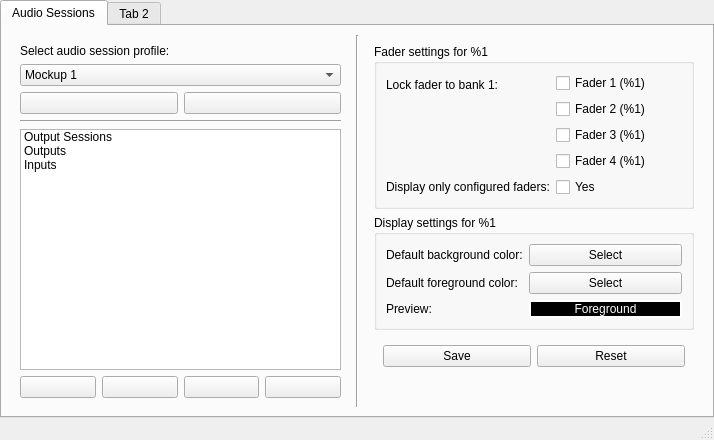
<?xml version="1.0" encoding="UTF-8"?>
<ui version="4.0">
 <class>MainWindow</class>
 <widget class="QMainWindow" name="MainWindow">
  <property name="geometry">
   <rect>
    <x>0</x>
    <y>0</y>
    <width>714</width>
    <height>434</height>
   </rect>
  </property>
  <property name="windowTitle">
   <string>Application Mixer Server</string>
  </property>
  <widget class="QWidget" name="centralwidget">
   <layout class="QHBoxLayout" name="horizontalLayout_2">
    <property name="leftMargin">
     <number>0</number>
    </property>
    <property name="topMargin">
     <number>0</number>
    </property>
    <property name="rightMargin">
     <number>0</number>
    </property>
    <property name="bottomMargin">
     <number>0</number>
    </property>
    <item>
     <widget class="QTabWidget" name="tabWidget">
      <property name="currentIndex">
       <number>0</number>
      </property>
      <widget class="QWidget" name="tabSessionSetting">
       <attribute name="title">
        <string>Audio Sessions</string>
       </attribute>
       <layout class="QHBoxLayout" name="horizontalLayout_3">
        <item>
         <widget class="QWidget" name="widget_3" native="true">
          <layout class="QVBoxLayout" name="verticalLayout_2">
           <item>
            <widget class="QLabel" name="label">
             <property name="text">
              <string>Select audio session profile:</string>
             </property>
            </widget>
           </item>
           <item>
            <widget class="QComboBox" name="profileSelector">
             <item>
              <property name="text">
               <string>Mockup 1</string>
              </property>
             </item>
             <item>
              <property name="text">
               <string>Mockup 2</string>
              </property>
             </item>
            </widget>
           </item>
           <item>
            <widget class="QWidget" name="widget_4" native="true">
             <layout class="QHBoxLayout" name="horizontalLayout_5">
              <property name="leftMargin">
               <number>0</number>
              </property>
              <property name="topMargin">
               <number>0</number>
              </property>
              <property name="rightMargin">
               <number>0</number>
              </property>
              <property name="bottomMargin">
               <number>0</number>
              </property>
              <item>
               <widget class="QPushButton" name="buttonProfileAdd">
                <property name="icon">
                 <iconset resource="../../res/ressources.qrc">
                  <normaloff>:/imgs/add-icon.png</normaloff>:/imgs/add-icon.png</iconset>
                </property>
               </widget>
              </item>
              <item>
               <widget class="QPushButton" name="buttonProfileDel">
                <property name="icon">
                 <iconset resource="../../res/ressources.qrc">
                  <normaloff>:/imgs/delete-icon.png</normaloff>:/imgs/delete-icon.png</iconset>
                </property>
               </widget>
              </item>
             </layout>
            </widget>
           </item>
           <item>
            <widget class="Line" name="line_2">
             <property name="orientation">
              <enum>Qt::Horizontal</enum>
             </property>
            </widget>
           </item>
           <item>
            <widget class="QTreeWidget" name="treeSessDev">
             <property name="dragEnabled">
              <bool>true</bool>
             </property>
             <property name="dragDropMode">
              <enum>QAbstractItemView::InternalMove</enum>
             </property>
             <property name="defaultDropAction">
              <enum>Qt::MoveAction</enum>
             </property>
             <property name="indentation">
              <number>0</number>
             </property>
             <property name="headerHidden">
              <bool>true</bool>
             </property>
             <column>
              <property name="text">
               <string>Description</string>
              </property>
             </column>
             <item>
              <property name="text">
               <string>Output Sessions</string>
              </property>
              <property name="icon">
               <iconset resource="../../res/ressources.qrc">
                <normaloff>:/imgs/icon-session</normaloff>:/imgs/icon-session</iconset>
              </property>
             </item>
             <item>
              <property name="text">
               <string>Outputs</string>
              </property>
              <property name="icon">
               <iconset resource="../../res/ressources.qrc">
                <normaloff>:/imgs/icon-speaker</normaloff>:/imgs/icon-speaker</iconset>
              </property>
             </item>
             <item>
              <property name="text">
               <string>Inputs</string>
              </property>
              <property name="icon">
               <iconset resource="../../res/ressources.qrc">
                <normaloff>:/imgs/icon-mic</normaloff>:/imgs/icon-mic</iconset>
              </property>
             </item>
            </widget>
           </item>
           <item>
            <widget class="QWidget" name="horizontalWidget" native="true">
             <layout class="QHBoxLayout" name="horizontalLayout">
              <property name="leftMargin">
               <number>0</number>
              </property>
              <property name="topMargin">
               <number>0</number>
              </property>
              <property name="rightMargin">
               <number>0</number>
              </property>
              <property name="bottomMargin">
               <number>0</number>
              </property>
              <item>
               <widget class="QPushButton" name="buttonSessDevAdd">
                <property name="icon">
                 <iconset resource="../../res/ressources.qrc">
                  <normaloff>:/imgs/add-icon.png</normaloff>:/imgs/add-icon.png</iconset>
                </property>
               </widget>
              </item>
              <item>
               <widget class="QPushButton" name="buttonSessDevDel">
                <property name="icon">
                 <iconset resource="../../res/ressources.qrc">
                  <normaloff>:/imgs/delete-icon.png</normaloff>:/imgs/delete-icon.png</iconset>
                </property>
               </widget>
              </item>
              <item>
               <widget class="QPushButton" name="buttonSessDevDown">
                <property name="icon">
                 <iconset resource="../../res/ressources.qrc">
                  <normaloff>:/imgs/icon-down</normaloff>:/imgs/icon-down</iconset>
                </property>
               </widget>
              </item>
              <item>
               <widget class="QPushButton" name="buttonSessDevUp">
                <property name="icon">
                 <iconset resource="../../res/ressources.qrc">
                  <normaloff>:/imgs/icon-up</normaloff>:/imgs/icon-up</iconset>
                </property>
               </widget>
              </item>
             </layout>
            </widget>
           </item>
          </layout>
         </widget>
        </item>
        <item>
         <widget class="Line" name="line">
          <property name="orientation">
           <enum>Qt::Vertical</enum>
          </property>
         </widget>
        </item>
        <item>
         <widget class="QWidget" name="widgetSessDevSettings" native="true">
          <layout class="QVBoxLayout" name="verticalLayout_3">
           <item>
            <widget class="QGroupBox" name="groupFaderSettings">
             <property name="title">
              <string>Fader settings for %1</string>
             </property>
             <layout class="QFormLayout" name="formLayout">
              <item row="0" column="0">
               <widget class="QLabel" name="label_2">
                <property name="text">
                 <string>Lock fader to bank 1:</string>
                </property>
               </widget>
              </item>
              <item row="0" column="1">
               <widget class="QWidget" name="widget" native="true">
                <layout class="QVBoxLayout">
                 <property name="leftMargin">
                  <number>0</number>
                 </property>
                 <property name="topMargin">
                  <number>0</number>
                 </property>
                 <property name="rightMargin">
                  <number>0</number>
                 </property>
                 <property name="bottomMargin">
                  <number>0</number>
                 </property>
                 <item>
                  <widget class="QCheckBox" name="checkLockFader1">
                   <property name="text">
                    <string>Fader 1 (%1)</string>
                   </property>
                  </widget>
                 </item>
                 <item>
                  <widget class="QCheckBox" name="checkLockFader2">
                   <property name="text">
                    <string>Fader 2 (%1)</string>
                   </property>
                  </widget>
                 </item>
                 <item>
                  <widget class="QCheckBox" name="checkLockFader3">
                   <property name="text">
                    <string>Fader 3 (%1)</string>
                   </property>
                  </widget>
                 </item>
                 <item>
                  <widget class="QCheckBox" name="checkLockFader4">
                   <property name="text">
                    <string>Fader 4 (%1)</string>
                   </property>
                  </widget>
                 </item>
                </layout>
               </widget>
              </item>
              <item row="1" column="0">
               <widget class="QLabel" name="label_7">
                <property name="text">
                 <string>Display only configured faders:</string>
                </property>
               </widget>
              </item>
              <item row="1" column="1">
               <widget class="QCheckBox" name="checkBox">
                <property name="text">
                 <string>Yes</string>
                </property>
               </widget>
              </item>
             </layout>
            </widget>
           </item>
           <item>
            <widget class="QGroupBox" name="groupDisplaySettings">
             <property name="title">
              <string>Display settings for %1</string>
             </property>
             <layout class="QFormLayout" name="_2">
              <item row="0" column="0">
               <widget class="QLabel" name="label_3">
                <property name="text">
                 <string>Default background color:</string>
                </property>
               </widget>
              </item>
              <item row="0" column="1">
               <widget class="QPushButton" name="buttonSelectBgColor">
                <property name="text">
                 <string>Select</string>
                </property>
               </widget>
              </item>
              <item row="1" column="0">
               <widget class="QLabel" name="label_4">
                <property name="text">
                 <string>Default foreground color:</string>
                </property>
               </widget>
              </item>
              <item row="1" column="1">
               <widget class="QPushButton" name="buttonSelectFgColor">
                <property name="text">
                 <string>Select</string>
                </property>
               </widget>
              </item>
              <item row="2" column="0">
               <widget class="QLabel" name="label_5">
                <property name="text">
                 <string>Preview:</string>
                </property>
               </widget>
              </item>
              <item row="2" column="1">
               <widget class="QLabel" name="label_6">
                <property name="styleSheet">
                 <string notr="true">background-color: rgb(0, 0, 0);
color: rgb(255, 255, 255);</string>
                </property>
                <property name="frameShape">
                 <enum>QFrame::WinPanel</enum>
                </property>
                <property name="text">
                 <string>Foreground</string>
                </property>
                <property name="alignment">
                 <set>Qt::AlignCenter</set>
                </property>
               </widget>
              </item>
             </layout>
            </widget>
           </item>
           <item>
            <widget class="QWidget" name="widget_2" native="true">
             <layout class="QHBoxLayout" name="horizontalLayout_4">
              <item>
               <widget class="QPushButton" name="buttonSessDevSave">
                <property name="text">
                 <string>Save</string>
                </property>
               </widget>
              </item>
              <item>
               <widget class="QPushButton" name="buttonSessDevReset">
                <property name="text">
                 <string>Reset</string>
                </property>
               </widget>
              </item>
             </layout>
            </widget>
           </item>
           <item>
            <spacer name="horizontalSpacer">
             <property name="orientation">
              <enum>Qt::Horizontal</enum>
             </property>
             <property name="sizeHint" stdset="0">
              <size>
               <width>40</width>
               <height>20</height>
              </size>
             </property>
            </spacer>
           </item>
           <item>
            <spacer name="verticalSpacer">
             <property name="orientation">
              <enum>Qt::Vertical</enum>
             </property>
             <property name="sizeHint" stdset="0">
              <size>
               <width>20</width>
               <height>40</height>
              </size>
             </property>
            </spacer>
           </item>
          </layout>
         </widget>
        </item>
       </layout>
      </widget>
      <widget class="QWidget" name="tab_2">
       <attribute name="title">
        <string>Tab 2</string>
       </attribute>
      </widget>
     </widget>
    </item>
   </layout>
  </widget>
  <widget class="QStatusBar" name="statusbar"/>
 </widget>
 <resources>
  <include location="../../res/ressources.qrc"/>
 </resources>
 <connections/>
</ui>
